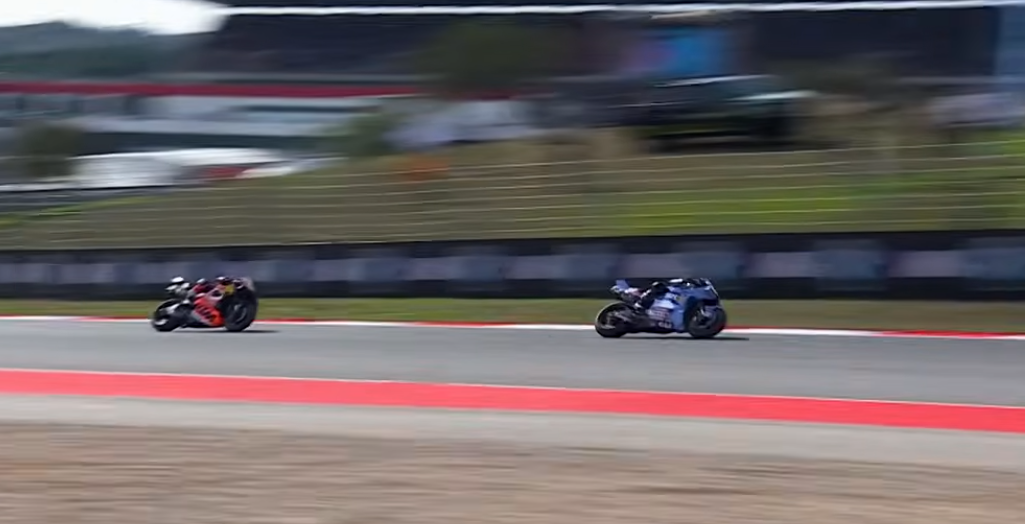
#> input picture Feature Extraction/Images/MotoGP0.png, 1025 x 524 px
$ python ORB.py
#> lines starting #> are read from the running program, lines starting #| are printed output that depends on the picture; after the words box and inside, x2 and y2 are one past the last pixel; in counts of white or black regions, pixels touching at a corner belong together
import os
import cv2 as cv
import numpy as np

# Inputs: read two images for comparison
INPUT_DIR = "Images"
OUTPUT_DIR = "Outputs"
os.makedirs(OUTPUT_DIR, exist_ok=True)

I0 = cv.imread(os.path.join(INPUT_DIR, "MotoGP0.png"))
#> I0 is the input picture: shape (524, 1025, 3); mean B, G, R 102.1, 101.3, 109.7
I1 = cv.imread(os.path.join(INPUT_DIR, "MotoGP1.png"))
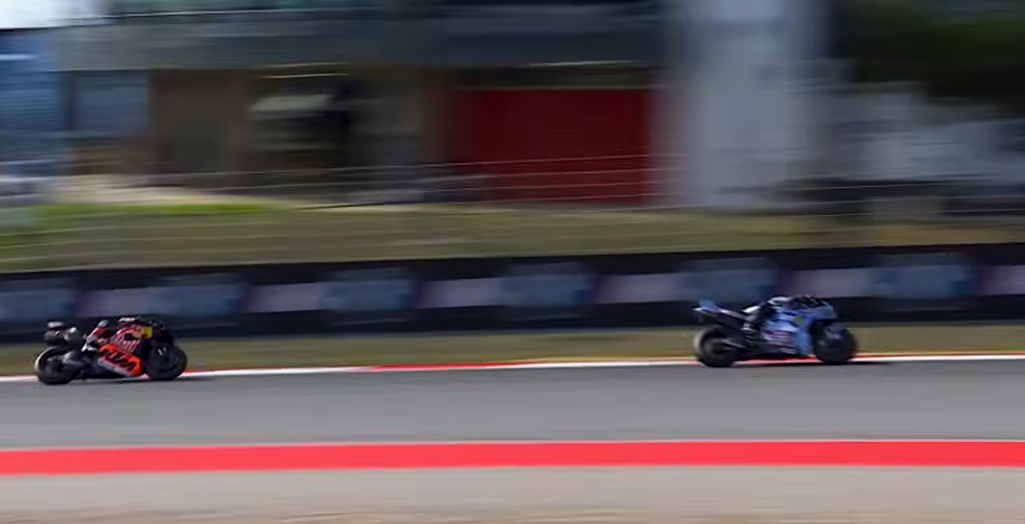
#> input picture Feature Extraction/Images/MotoGP1.png, 1025 x 524 px
#> I1 is the input picture: shape (524, 1025, 3); mean B, G, R 86, 82.9, 92.9
assert I0 is not None and I1 is not None, "Failed to read input images"

# Convert to grayscale for feature detection / optical flow
g0 = cv.cvtColor(I0, cv.COLOR_BGR2GRAY)
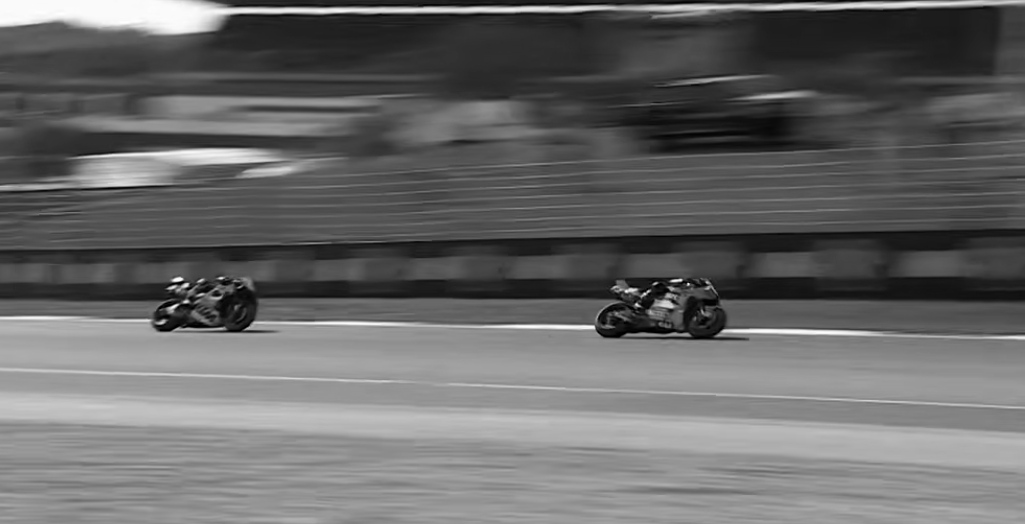
#> g0: shape (524, 1025); min 0, max 254, mean 103.9
g1 = cv.cvtColor(I1, cv.COLOR_BGR2GRAY)
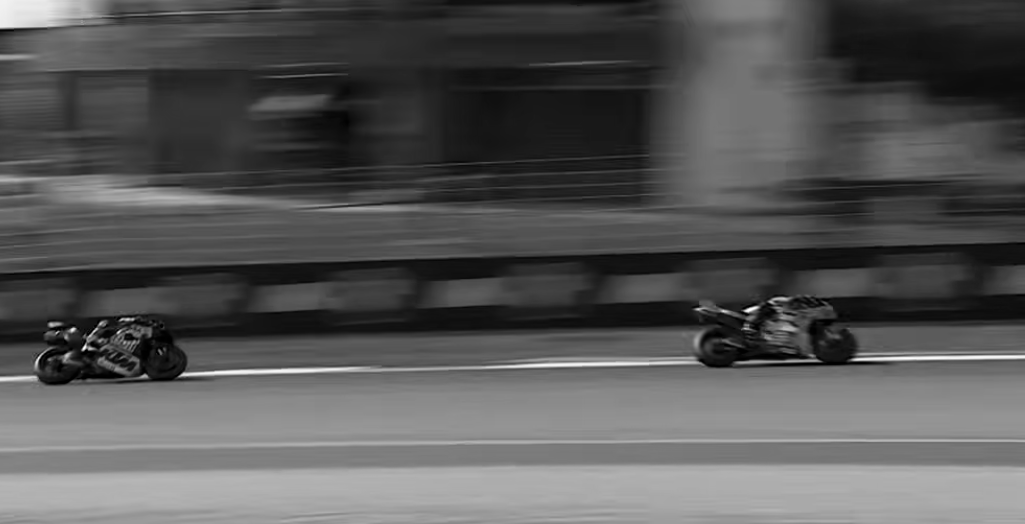
#> g1: shape (524, 1025); min 0, max 255, mean 86.2


# -----------------------------
# Camera intrinsics (optional)
# -----------------------------
# Some pipelines need a camera matrix K and distortion vector. This demo
# attempts to load `calib.npz` (created externally) and falls back to a
# simple pinhole approximation when not present. The fallback uses the image
# center for (cx,cy) and a focal length of ~800 px — good enough for demos.
try:
    # prefer a user-provided calibration file if available
    K = np.load("calib.npz")["K"]
except Exception:
    K = np.array([
        [800, 0, I0.shape[1] / 2],
        [0, 800, I0.shape[0] / 2],
        [0, 0, 1.0]
    ], dtype=np.float64)

# Distortion vector placeholder (zero assumes no distortion)
dist = np.zeros(5)


# ORB feature detection + descriptors
orb = cv.ORB_create(nfeatures=1200)
# detectAndCompute accepts a gray image and returns keypoints + descriptors
k0, d0 = orb.detectAndCompute(g0, None)
#> k0 = 1181 keypoints; strongest (x, y, size): (636, 304, 31), (187, 284, 31), (181, 279, 31), (187, 301, 31)
k1, d1 = orb.detectAndCompute(g1, None)
#> k1 = 1115 keypoints; strongest (x, y, size): (85, 346, 31), (83, 349, 31), (745, 310, 31), (745, 311, 37.2)

print(f"ORB: {len(k0)} / {len(k1)} keypoints")
#| ORB: 1181 / 1115 keypoints

# Draw keypoints on the original color images for visualization
I0_kp = cv.drawKeypoints(I0, k0, None, flags=cv.DRAW_MATCHES_FLAGS_DRAW_RICH_KEYPOINTS)
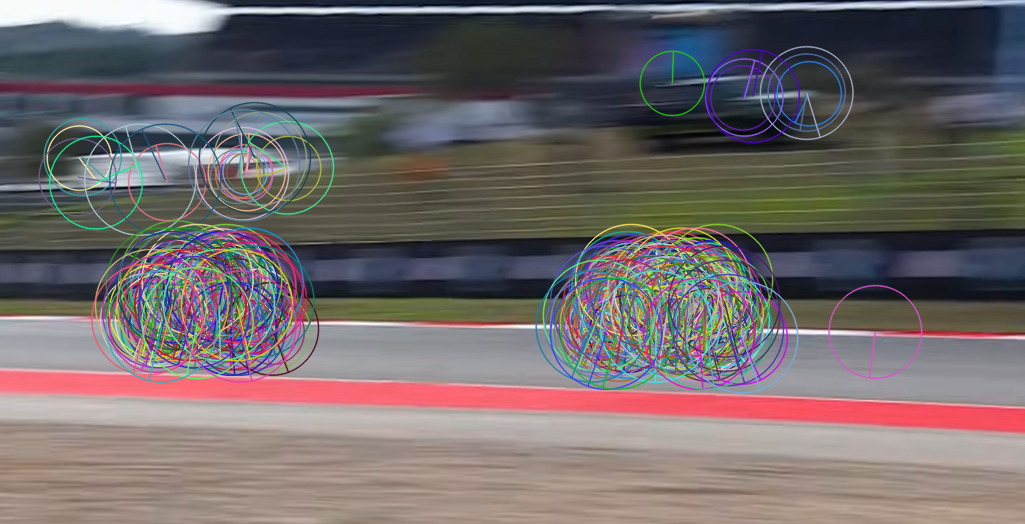
#> I0_kp: shape (524, 1025, 3); mean B, G, R 106, 104.8, 113.3
I1_kp = cv.drawKeypoints(I1, k1, None, flags=cv.DRAW_MATCHES_FLAGS_DRAW_RICH_KEYPOINTS)
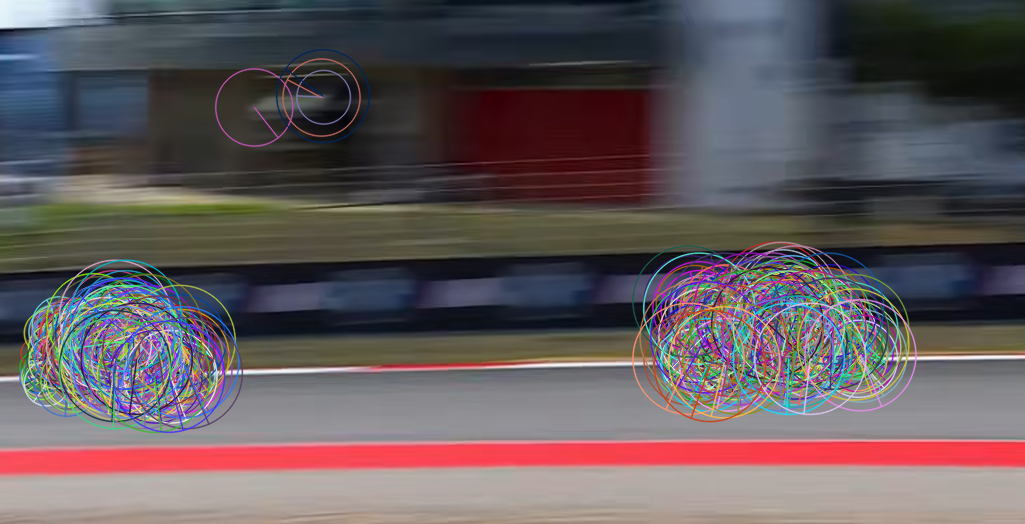
#> I1_kp: shape (524, 1025, 3); mean B, G, R 91.9, 88.5, 98.5
cv.imwrite(os.path.join(OUTPUT_DIR, "out_feat_I0.png"), I0_kp)
cv.imwrite(os.path.join(OUTPUT_DIR, "out_feat_I1.png"), I1_kp)


# Descriptor matching (Brute-force with Hamming)
bf = cv.BFMatcher(cv.NORM_HAMMING, crossCheck=False)
raw = bf.knnMatch(d0, d1, k=2)
#> raw = 1181 matches

good = []
for m, n in raw:
    # Lowe ratio: accept match m only when it's significantly closer than n
    if m.distance < 0.75 * n.distance:
        good.append(m)
#> after the loop, good = 31 matches

# Convert matched keypoint indices to point arrays (useful for later processing)
pts0 = np.float32([k0[m.queryIdx].pt for m in good]) if len(good) else np.empty((0, 2), dtype=np.float32)
#> pts0 = 31 pairs, first value 184.1 to 747, second value 279.9 to 339
pts1 = np.float32([k1[m.trainIdx].pt for m in good]) if len(good) else np.empty((0, 2), dtype=np.float32)
#> pts1 = 31 pairs, first value 40.8 to 852.8, second value 298.1 to 380.4


# Visualize matches
good_sorted = sorted(good, key=lambda m: m.distance)[:80]
#> good_sorted = 31 matches
match_img = cv.drawMatches(
    I0, k0, I1, k1, good_sorted, None,
    flags=cv.DrawMatchesFlags_NOT_DRAW_SINGLE_POINTS
)
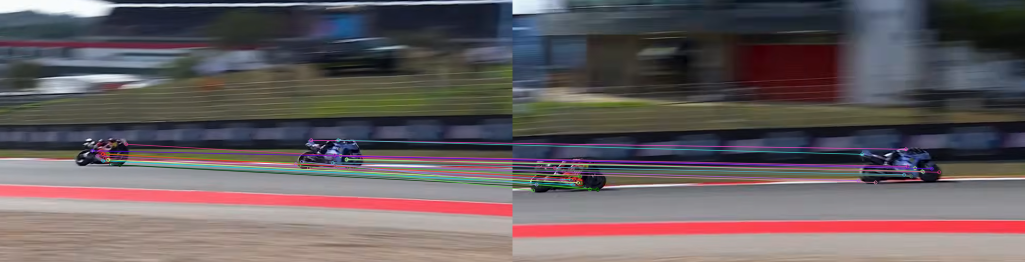
#> match_img: shape (524, 2050, 3) (shown at 1/2 size); mean B, G, R 95.8, 93.1, 102.7
cv.imwrite(os.path.join(OUTPUT_DIR, "out_matches.png"), match_img)
print(f"good matches (ratio): {len(good)}")
#| good matches (ratio): 31

# Optical-flow visualization (Lucas–Kanade)
p0 = cv.goodFeaturesToTrack(g0, maxCorners=600, qualityLevel=0.01, minDistance=7)
#> p0 = 115 rows, first 8: [688, 284], [636, 304], [681, 279], [182, 279], [187, 284], [188, 301], [625, 290], [670, 281]
p1, st, err = cv.calcOpticalFlowPyrLK(
    g0, g1, p0, None,
    winSize=(21, 21), maxLevel=3,
    criteria=(cv.TERM_CRITERIA_EPS | cv.TERM_CRITERIA_COUNT, 30, 0.01)
)
#> p1 = 115 rows, first 8: [693.4, 319.7], [588.3, 305.5], [785.2, 306.6], [62.76, 349.4], [79.17, 335], [87.84, 347.2], [659.8, 318.2], [744.8, 318.7]; st = 115 values, max 1 at index 0, min 0 at index 67, mean 0.957; err = 115 values, max 1.35e+30 at index 107, min 0 at index 67, mean 1.18e+28

# Keep only successfully tracked points (status flag == 1)
p0t = p0[st[:, 0] == 1]
#> p0t = 110 rows, first 8: [688, 284], [636, 304], [681, 279], [182, 279], [187, 284], [188, 301], [625, 290], [670, 281]
p1t = p1[st[:, 0] == 1]
#> p1t = 110 rows, first 8: [693.4, 319.7], [588.3, 305.5], [785.2, 306.6], [62.76, 349.4], [79.17, 335], [87.84, 347.2], [659.8, 318.2], [744.8, 318.7]

# Draw flow lines on a copy of the second image
vis = I1.copy()
for (x0, y0), (x1, y1) in zip(p0t.reshape(-1, 2), p1t.reshape(-1, 2)):
    cv.line(vis, (int(x0), int(y0)), (int(x1), int(y1)), (0, 255, 0), 1)
#> this loop made 110 passes
#> (x0, y0, x1, y1) on passes 1 to 12: (688, 284, 693.4, 319.7), (636, 304, 588.3, 305.5), (681, 279, 785.2, 306.6), (182, 279, 62.76, 349.4), (187, 284, 79.17, 335), (188, 301, 87.84, 347.2), (625, 290, 659.8, 318.2), (670, 281, 744.8, 318.7), (637, 289, 626.6, 317.5), (650, 290, 663.1, 325.1), (178, 304, 75.15, 350.9), (657, 282, 677.2, 310.4)
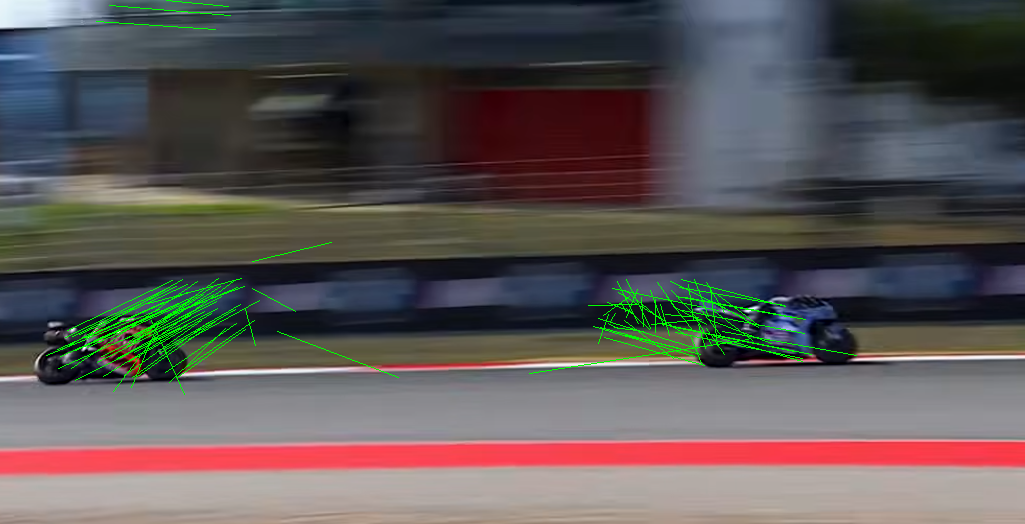
#> vis: shape (524, 1025, 3); 1.33% of pixels changed, all inside (x1, y1, x2, y2) = (46, 0, 857, 395)
cv.imwrite(os.path.join(OUTPUT_DIR, "out_flow.png"), vis)
